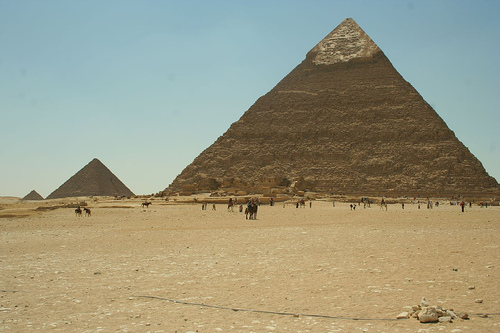
#> input picture Pyramid.jpg, 500 x 333 px
$ python 'Canny算子.py'
#> lines starting #> are read from the running program, lines starting #| are printed output that depends on the picture
# coding=utf-8
import cv2
import numpy as np


def cv2_canny(img):
    '''
    由于Canny只能处理灰度图，所以将读取的图像转成灰度图。
    用高斯平滑处理原图像降噪。
    调用Canny函数，指定最大和最小阈值，其中apertureSize默认为3。
    :param img:
    :return:
    '''
    img = cv2.imread(img, 0)
    img = cv2.GaussianBlur(img, (3, 3), 2)
    edge_img = cv2.Canny(img, 50, 100)
    return edge_img


def def_canny(img, top=1, buttom=1, left=1, right=1):
    '''
    自定义canny算子，这里可以修改的参数有填充的方式和值、高斯滤波是核的大小以及sigmaX的值
    :param img: 待测图片
    :param top: 图像上方填充的像素行数
    :param buttom: 图像下方填充的像素行数
    :param left: 图像左方填充的像素行数
    :param right: 图像右方填充的像素行数
    :return: [img1,img2,img3,theta]
    img1：梯度幅值图；img2：非极大值抑制梯度灰度图；img3：最终边缘图像；theta：梯度方向灰度图
    '''
#> called with img = 'Pyramid.jpg', top = 1, buttom = 1, left = 1, right = 1
    # 算子，这里的梯度算子可以使用sobel、sobel等算子，这里用的是prewitt梯度算子
    m1 = np.array([[-1, 0, 1], [-1, 0, 1], [-1, 0, 1]])
    m2 = np.array([[-1, -1, -1], [0, 0, 0], [1, 1, 1]])

    # 第一步：完成高斯平滑滤波
    img = cv2.imread(img, 0)  # 将彩色读成灰色图片
#> img: shape (333, 500); min 4, max 226, mean 150.3
    img = cv2.GaussianBlur(img, (3, 3), 2)  # 高斯滤波

    # 第二步：完成一阶有限差分计算，计算每一点的梯度幅值与方向
    img1 = np.zeros(img.shape, dtype="uint8")  # 与原图大小相同，用于存放梯度值
    theta = np.zeros(img.shape, dtype="float")  # 方向矩阵原图像大小，用于存放梯度方向
    img = cv2.copyMakeBorder(img, top, buttom, left, right, borderType=cv2.BORDER_CONSTANT,
                             value=0)  # 表示增加的像素数，类似于补零操作，这里上下左右均增加了一行填充方式为cv2.BORDER_REPLICATE
#> img: shape (335, 502)
    rows, cols = img.shape
#> rows = 335; cols = 502

    # 以下是进行了卷积，以核与图像的卷积来代替核中间对应的那个值
    # dst = cv2.filter2D(img, -1, kernel)这个函数虽然可以直接进行卷积，但是无法返回梯度方向
    for i in range(1, rows - 1):
        for j in range(1, cols - 1):
            # Gy，对应元素相乘再累加
            Gy = (np.dot(np.array([1, 1, 1]), (m1 * img[i - 1:i + 2, j - 1:j + 2]))).dot(np.array([[1], [1], [1]]))
            # Gx，对应元素相乘再累加
            Gx = (np.dot(np.array([1, 1, 1]), (m2 * img[i - 1:i + 2, j - 1:j + 2]))).dot(np.array([[1], [1], [1]]))
            # 将所有的角度转换到-180到180之间
            if Gx[0] == 0:
                theta[i - 1, j - 1] = 90
                continue
            else:
                temp = (np.arctan(Gy[0] / Gx[0])) * 180 / np.pi  # 求梯度方向
            if Gx[0] * Gy[0] > 0:
                if Gx[0] > 0:
                    theta[i - 1, j - 1] = np.abs(temp)
                else:
                    theta[i - 1, j - 1] = (np.abs(temp) - 180)
            if Gx[0] * Gy[0] < 0:
                if Gx[0] > 0:
                    theta[i - 1, j - 1] = (-1) * np.abs(temp)
                else:
                    theta[i - 1, j - 1] = 180 - np.abs(temp)
            img1[i - 1, j - 1] = (np.sqrt(Gx ** 2 + Gy ** 2))  # 求两个方向梯度的平方和根
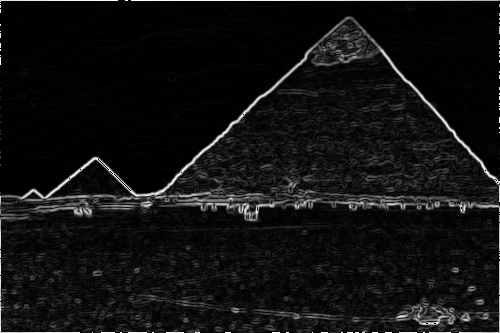
#> img1: shape (333, 500); min 0, max 255, mean 17.3
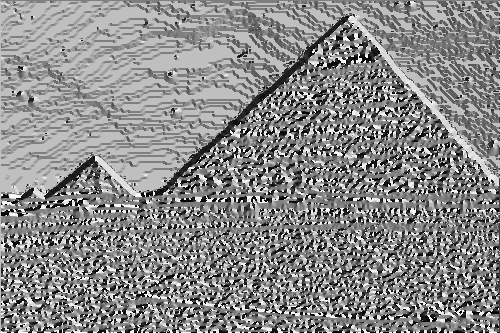
#> theta: shape (333, 500) float64; min -179.9, max 179.9, mean 14.2; drawn with min black and max white

    # 以下对梯度方向进行了划分，将梯度全部划分为0,90,45,-45四个角度
    for i in range(1, rows - 2):
        for j in range(1, cols - 2):
            if (((theta[i, j] >= -22.5) and (theta[i, j] < 22.5)) or
                    ((theta[i, j] <= -157.5) and (theta[i, j] >= -180)) or
                    ((theta[i, j] >= 157.5) and (theta[i, j] < 180))):
                theta[i, j] = 0.0
            elif (((theta[i, j] >= 22.5) and (theta[i, j] < 67.5)) or
                  ((theta[i, j] <= -112.5) and (theta[i, j] >= -157.5))):
                theta[i, j] = 45.0
            elif (((theta[i, j] >= 67.5) and (theta[i, j] < 112.5)) or
                  ((theta[i, j] <= -67.5) and (theta[i, j] >= -112.5))):
                theta[i, j] = 90.0
            elif (((theta[i, j] >= 112.5) and (theta[i, j] < 157.5)) or
                  ((theta[i, j] <= -22.5) and (theta[i, j] >= -67.5))):
                theta[i, j] = -45.0
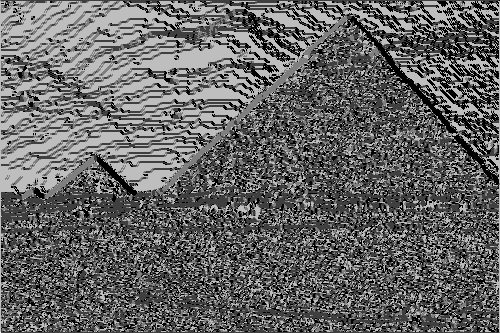
#> theta: shape (333, 500) float64; min -45, max 135.6, mean 26.4; drawn with min black and max white

    # 第三步：进行 非极大值抑制计算
    # 这里做的事情其实就是在寻找极值点，像素点的值是与该像素点的方向垂直方向上相邻三个像素最大的，则将该像素点定义为极值点，即边缘像素
    img2 = np.zeros(img1.shape)  # 非极大值抑制图像矩阵
    for i in range(1, img2.shape[0] - 1):
        for j in range(1, img2.shape[1] - 1):
            if (theta[i, j] == 0.0) and (img1[i, j] == np.max([img1[i, j], img1[i + 1, j], img1[i - 1, j]])):
                img2[i, j] = img1[i, j]

            if (theta[i, j] == -45.0) and img1[i, j] == np.max([img1[i, j], img1[i - 1, j - 1], img1[i + 1, j + 1]]):
                img2[i, j] = img1[i, j]

            if (theta[i, j] == 90.0) and img1[i, j] == np.max([img1[i, j], img1[i, j + 1], img1[i, j - 1]]):
                img2[i, j] = img1[i, j]

            if (theta[i, j] == 45.0) and img1[i, j] == np.max([img1[i, j], img1[i - 1, j + 1], img1[i + 1, j - 1]]):
                img2[i, j] = img1[i, j]

    # 第四步：双阈值检测和边缘连接
    img3 = np.zeros(img2.shape)  # 定义双阈值图像
    # TL = 0.4*np.max(img2)
    # TH = 0.5*np.max(img2)
    TL = 50  # 低阈值
    TH = 100  # 高阈值
    # 关键在这两个阈值的选择
    # 小于低阈值的则设置为0，大于高阈值的则设置为255
    for i in range(1, img3.shape[0] - 1):
        for j in range(1, img3.shape[1] - 1):
            # 将比较明确的灰度级的像素点绘制出来
            if img2[i, j] < TL:
                img3[i, j] = 0
            elif img2[i, j] > TH:
                img3[i, j] = 255
            # 如果一个像素点的值在二者之间，且这个像素点的邻近的八个像素点有一个的像素值是小于高阈值的，则将该点设置为255
            # 实际上下面这段代码就是将剩余的像素点都设置成了255，这样就实现了边缘连接
            elif ((img2[i + 1, j] < TH) or (img2[i - 1, j] < TH) or (img2[i, j + 1] < TH) or
                  (img2[i, j - 1] < TH) or (img2[i - 1, j - 1] < TH) or (img2[i - 1, j + 1] < TH) or
                  (img2[i + 1, j + 1] < TH) or (img2[i + 1, j - 1] < TH)):
                img3[i, j] = 255
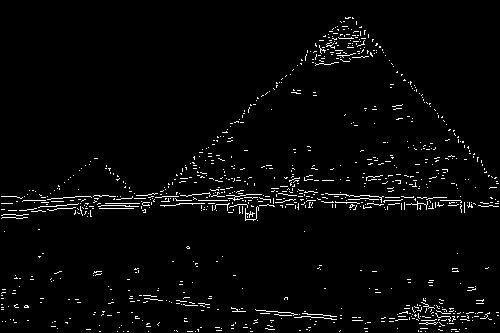
#> img3: shape (333, 500) float64; 2.8% white in thin lines or dots
    return [img1, img2, img3, theta]


if __name__ == '__main__':
    img = 'Pyramid.jpg'
    img1, img2, img3, theta = def_canny(img)
    cv2.imshow("Origin_gray", cv2.imread(img, 0))  # 原始图像
    cv2.imshow("gradient_magnitude", img1)  # 梯度幅值图
    cv2.imshow("Non_maximum_suppression_gray", img2)  # 非极大值抑制灰度图
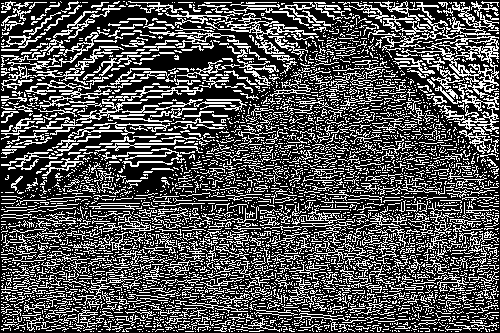
#> window 'Non_maximum_suppression_gray': shape (333, 500); 31.9% white in thin lines or dots
    cv2.imshow("Final_result", img3)  # 最终效果图
    cv2.imshow("Degree_gray", theta)  # 角度值灰度图
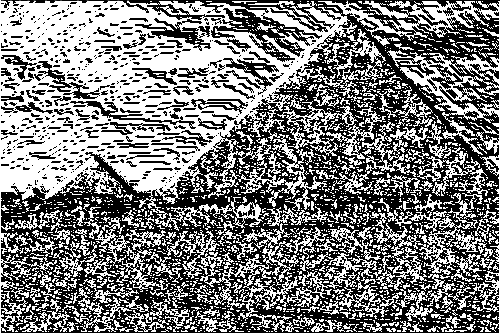
#> window 'Degree_gray': shape (333, 500); min 0, max 255, mean 124.6
    edge_img = cv2_canny(img)
#> in cv2_canny, `edge_img = cv2.Canny(img, 50, 100)`:
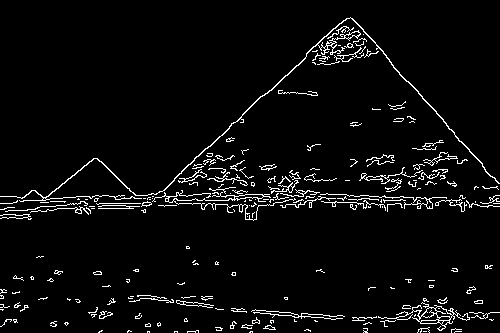
#> edge_img: shape (333, 500); 4.3% white in thin lines or dots
    cv2.imshow("origin", cv2.imread(img))
    cv2.imshow('CV2_Canny', edge_img)
    cv2.waitKey(0)
    cv2.destroyAllWindows()
